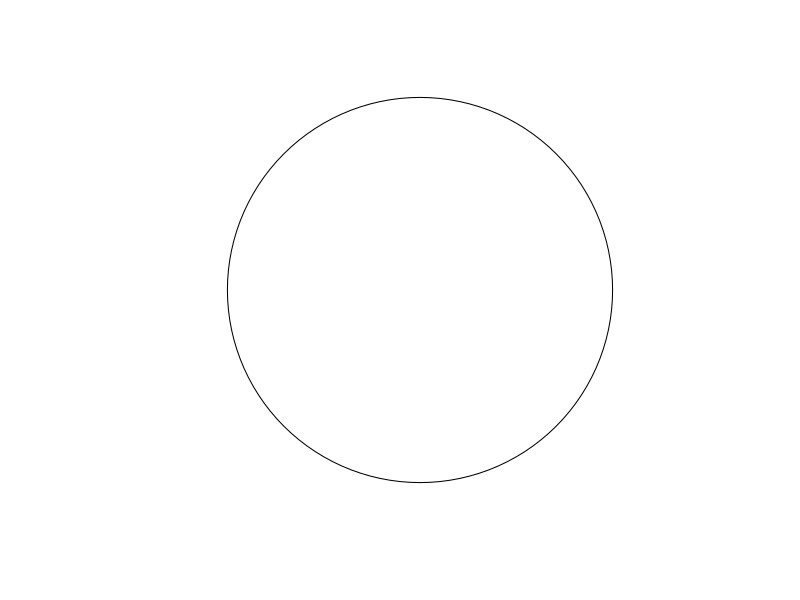

Reproduce this figure in R. (Note: this script raises an error after producing the figure.)
library(sf)

(p1 = st_point(c(1,2)))

test <- lapply(1:40, function(x) st_buffer(p1, x))
test <- st_multipolygon(test)
test2 <- st_sfc(test)
test2 <- st_cast(test, "POLYGON")
plot(test2)

r <- raster::rasterize(as_Spatial(st_sfc(test)))

# https://stackoverflow.com/questions/11945604/3d-cone-and-cylinder-in-r
